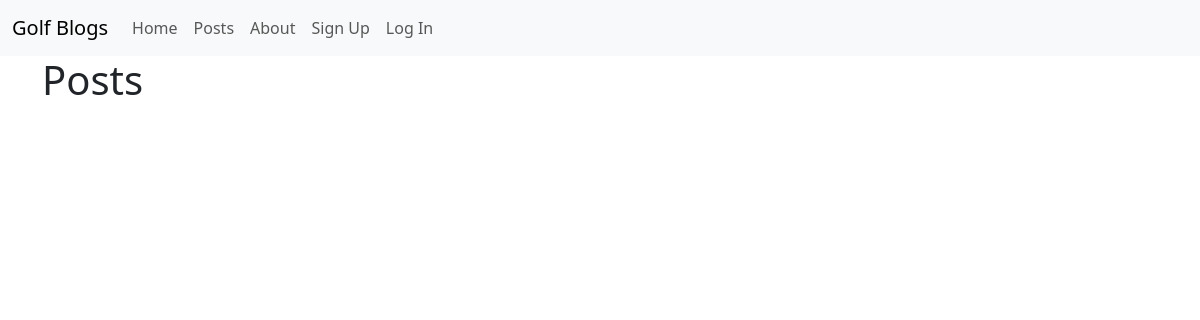
/posts/, run on an earlier commit of the app's database.
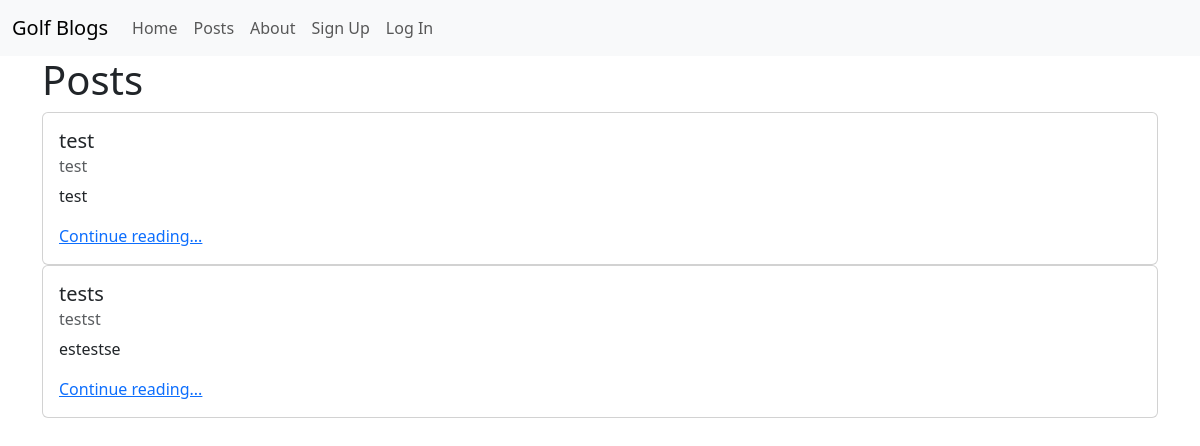
And on a later commit of the database.
### posts/models.py (models this page shows, shortened)
class Post(models.Model):
    title = models.CharField(max_length=128)
    subtitle = models.CharField(max_length=256)
    body = models.TextField()
    author = models.ForeignKey(
        get_user_model(),
        on_delete=models.CASCADE
    )
    status = models.ForeignKey(
        Status,
        on_delete=models.CASCADE
    )
    created_on = models.DateTimeField(auto_now_add=True)

### posts/views.py (the view)
# urls.py: path("", views.PostListView.as_view(), name="list"),
class PostListView(ListView):
    template_name = "posts/list.html"
    model = Post

### templates/posts/list.html (shortened to what this page needs)
{% extends 'base.html' %}
{% block content %}
<h1>Posts</h1>
{% for post in post_list %}
<div class="card">
    <div class="card-body">
        <h5 class="card-title">{{ post.title }}</h5>
        <h6 class="card-subtitle mb-2 text-body-secondary">{{ post.subtitle }}</h6>
        <p class="card-text">{{ post.body|truncatechars:64 }}</p>
        <a href="{% url 'detail' post.id %}" class="card-link">Continue reading...</a>
    </div>
</div>
{% endfor %}
{% endblock content %}

### templates/base.html (shortened to what this page needs)
<!DOCTYPE html>
<html lang="en">
<head>
    <link
        href="https://cdn.jsdelivr.net/npm/bootstrap@5.3.5/dist/css/bootstrap.min.css"
        rel="stylesheet"
>
</head>
<body>
    <nav class="navbar navbar-expand-lg bg-body-tertiary">
        <div class="container-fluid">
            <a class="navbar-brand" href="{% url 'home' %}">Golf Blogs</a>
            <div class="collapse navbar-collapse" id="navbarNavAltMarkup">
            <div class="navbar-nav">
                <a class="nav-link" href="{% url 'home' %}">Home</a>
                <a class="nav-link" href="{% url 'list' %}">Posts</a>
                <a class="nav-link" href="{% url 'about' %}">About</a>
                {% if user.is_authenticated %}
                    <a class="nav-link" href="{% url 'new' %}">New Post</a>
                    <a class="nav-link" href="{% url 'password_change' %}">Change Password</a>
                    <form method="POST" action="{% url 'logout' %}">
                        {% csrf_token %}
                        <input type="submit" class="nav-link" value="Log Out">
                    </form>
                {% else %}
                    <a class="nav-link" href="{% url 'signup' %}">Sign Up</a>
                    <a class="nav-link" href="{% url 'login' %}">Log In</a>
                {% endif %}
            </div>
            </div>
        </div>
        </nav>
    <div class="container">
        {% block content %}{% endblock content %}
    </div>
</body>
</html>

What changed in the data, as far as the page shows it:
added Post: title "test", subtitle "test", body "test"
added Post: title "tests", subtitle "testst", body "estestse"
